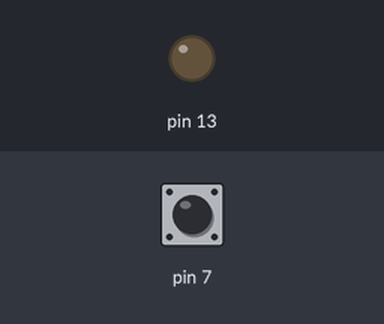
The sketch below on a simulated Arduino Uno, built with avr-gcc and run on an emulated ATmega328P. Parts: output pins drawn as LEDs (lit = HIGH). Dashed ring = blinking. Inputs (shaded band) come from the test bench; at power-on: pin 7 HIGH.

Above: at 1.2 s.
1.3 s: pin 7 pulled LOW for 1 s
At 2.8 s:
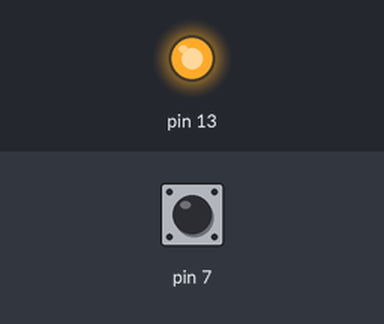
3.8 s: pin 7 pulled LOW for 0.15 s
At 4.1 s:
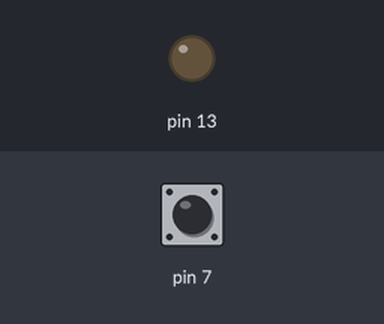
5.4 s: pin 7 pulled LOW for 3.2 s
At 5.5 s:
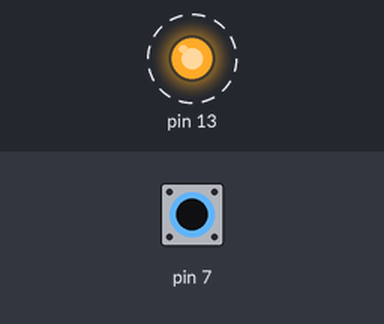
Timing chart, 0 to 9.9 s (numbered marks = the images above; inputs shaded):
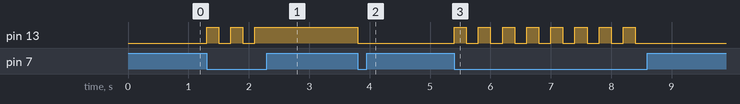

Measured:
- after the input at 1.3 s, pin 13: alternates HIGH for 0.20 s and LOW for 0.20 s, 5 changes in all, then stays HIGH, starting at once
- after the input at 3.8 s, pin 13: HIGH → LOW at once
- after the input at 5.4 s, pin 13: alternates HIGH for 0.20 s and LOW for 0.20 s, 16 changes in all, then stays LOW, starting at once

The sketch:

lazy04.ino
```cpp
boolean state = false;

void setup() {
  pinMode(13, OUTPUT);
  digitalWrite(13, LOW);
  pinMode(7, INPUT);
  digitalWrite(7, HIGH);
}

void loop() {
  if(digitalRead(7) != HIGH){
    state = !state;
    digitalWrite(13, state);
    delay(200);
  }
  else{
  }
}
```
